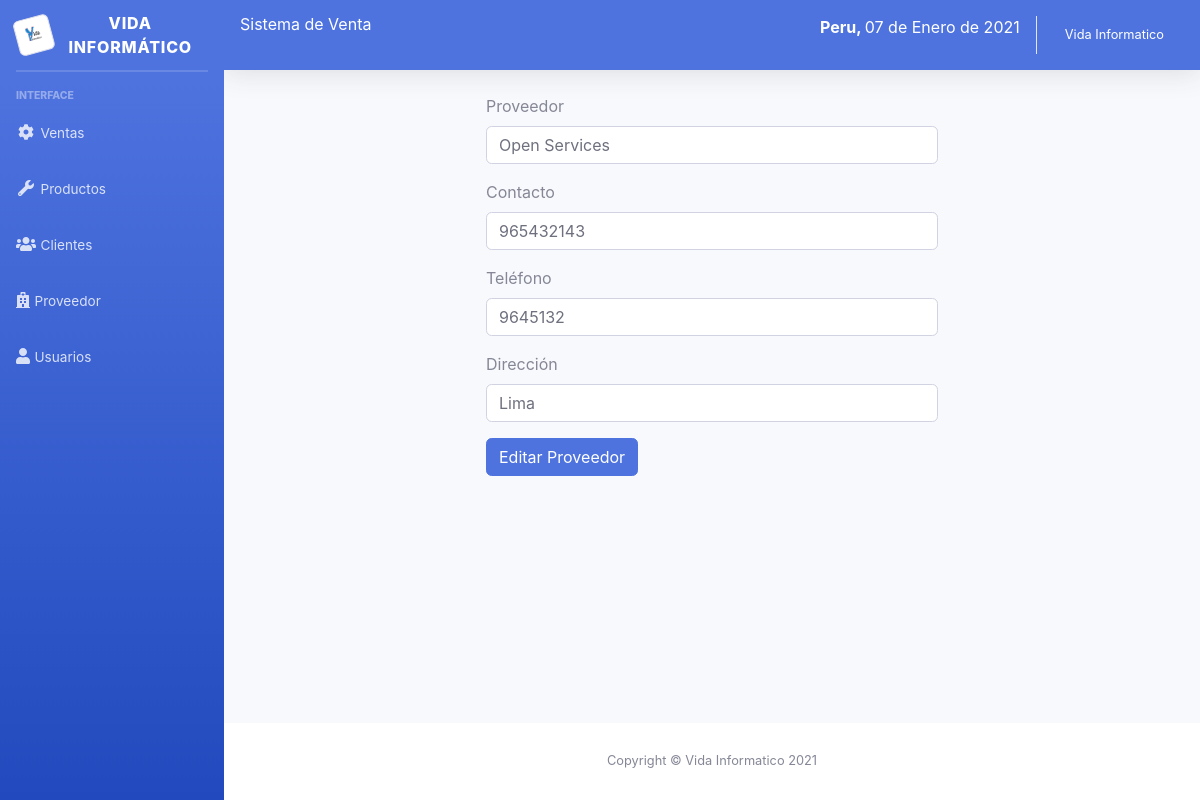
The page /sistema/editar_proveedor.php?id=1 (signed in) on the database its author committed.
### tables this page shows
CREATE TABLE `proveedor` (
  `codproveedor` int(11) NOT NULL,
  `proveedor` varchar(100) NOT NULL,
  `contacto` varchar(100) NOT NULL,
  `telefono` int(11) NOT NULL,
  `direccion` varchar(100) NOT NULL,
  `usuario_id` int(11) NOT NULL
);

### sistema/editar_proveedor.php (the view, shortened to what this page needs)
<?php
include "includes/header.php";
include "../conexion.php";
$idproveedor = $_REQUEST['id'];
$sql = mysqli_query($conexion, "SELECT * FROM proveedor WHERE codproveedor = $idproveedor");
$result_sql = mysqli_num_rows($sql);
if ($result_sql == 0) {
  header("Location: lista_proveedor.php");
} else {
  while ($data = mysqli_fetch_array($sql)) {
    $proveedor = $data['proveedor'];
    $contacto = $data['contacto'];
    $telefono = $data['telefono'];
    $direccion = $data['direccion'];
  }
}
?>
<div class="container-fluid">
  <div class="row">
    <div class="col-lg-6 m-auto">
      <form class="" action="" method="post">
        <div class="form-group">
          <label for="proveedor">Proveedor</label>
          <input type="text" placeholder="Ingrese proveedor" name="proveedor" class="form-control" id="proveedor" value="<?php echo $proveedor; ?>">
        </div>
        <div class="form-group">
          <label for="nombre">Contacto</label>
          <input type="text" placeholder="Ingrese contacto" name="contacto" class="form-control" id="contacto" value="<?php echo $contacto; ?>">
        </div>
        <div class="form-group">
          <label for="telefono">Teléfono</label>
          <input type="number" placeholder="Ingrese Teléfono" name="telefono" class="form-control" id="telefono" value="<?php echo $telefono; ?>">
        </div>
        <div class="form-group">
          <label for="direccion">Dirección</label>
          <input type="text" placeholder="Ingrese Direccion" name="direccion" class="form-control" id="direccion" value="<?php echo $direccion; ?>">
        </div>
        <input type="submit" value="Editar Proveedor" class="btn btn-primary">
      </form>
    </div>
  </div>
</div>
</div>
<?php include_once "includes/footer.php"; ?>

### rows shown on the page
proveedor: proveedor "Open Services", contacto "965432143", telefono "9645132", direccion "Lima"

### other values the page prints
fechaPeru() "07 de Enero de 2021"
$_SESSION['nombre'] "Vida Informatico"
